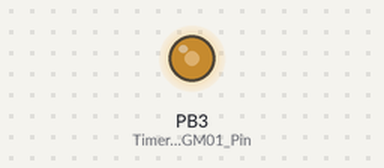
Bench run of a program on a simulated ATmega32, built with avr-gcc and emulated at 16 MHz. Parts: output pins drawn as LEDs (lit = HIGH). Pins used as bus, display or sensor lines are not drawn.

Above: at 0.1 s.
Timing chart, 0 to 1.6 s (numbered marks = the images above):
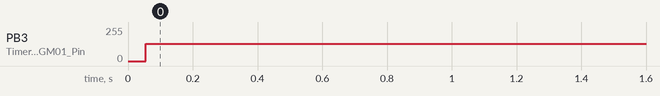

The program:

main.c
```c
#include "PWM_Interface.h"

int main(void)
{
	u8 dutyCycle = 50;
	LCD_Void_Init();
	// Calculate frequency in KHz
	u8 frequency = 16000000 / 64000; // Assuming prescaler = 64 and PWM mode is set
	// Calculate time of a single cycle in microseconds
	u8 timeSingleCycle_us = (1000 / frequency);
	DIO_Void_Set_Pin_Direction(PORTB,PIN3,OUTPUT);
	TIMER0_Init();
	TIMER0_SetCompareMatchValue((dutyCycle*256)/100);
	TIMER0_start();
	LCD_Void_Send_Command(0x01);

    while (1)
    {
		LCD_Void_Send_Command(0x01);
		PWM_Info(dutyCycle,frequency,timeSingleCycle_us);
		displayPWMWaveform(dutyCycle);

		 _delay_ms(100); // Delay to refresh the LCD periodically
	 }


}
```

Bit_Wise.h
```c
/*
 * Bit_Wise.h
 *
 * Created: 1/26/2024 11:46:07 PM
 *  Author: Lenovo
 */


#ifndef BIT_WISE_H_
#define BIT_WISE_H_


#define SET_BIT(REG,BIT)			REG|=(1<<BIT)
#define CLR_BIT(REG,BIT)			REG&=(~(1<<BIT))
#define TOGGLE_BIT(REG,BIT)			REG^=(1<<BIT)
#define READ_BIT(REG,BIT)			((REG>>BIT) & 0x01)


#endif /* BIT_WISE_H_ */
```

PWM_Interface.c
```c
#include "STD_Type.h"
#include "Bit_Wise.h"
#include "DIO_Private.h"
#include "DIO_Config.h"
#include "DIO_Interface.h"

// Custom characters for your PWM waveform and Symbols
const u8 PWM_HIGH_CHAR[7] = { 0x1F,0x00,0x00,0x00,0x00,0x00,0x00};
const u8 PWM_LOW_CHAR[8] = {0x00,0x00,0x00,0x00,0x00,0x00,0x1F};
const u8 PWM_HIGHTOLOW_CHAR[8] = {0x1F,0x01,0x01,0x01,0x01,0x01,0x01};
const u8 PWM_LOWTOHIGH_CHAR[8] = {0x1F,0x10,0x10,0x10,0x10,0x10,0x10};
const u8 MICROSECONDS_SYMBOL[8] = {0x12,0x12,0x12,0x12,0x1E,0x13,0x10};
const u8 SECONDS_SYMBOL[8] = {0x00,0x00,0x1F,0x10,0x1F,0x01,0x1F};
const u8 PERCENTAGE_SYMBOL[8] = {0x00,0x19,0x02,0x04,0x08,0x12,0x00};

void PWM_Info(u8 dutyCycle, u8 frequency, u8 timeSingleCycle_us){

	// Display frequency in KHz on upper left side of LCD
	LCD_Void_GO_TO_X_Y(0, 0); // Go to position (0,0)
	LCD_Void_Send_Number(frequency); // Display frequency
	LCD_Void_GO_TO_X_Y(3, 0); // Go to position (0,0)
	LCD_Void_Send_String("KHz"); // Display frequency

	// Display time of a single cycle in microseconds on lower left side of LCD
	LCD_Void_GO_TO_X_Y(8, 0); // Go to position (1,0)
	LCD_Void_Send_Number(timeSingleCycle_us); // Display time
	LCD_Void_Send_Special_Char(9,0,4,MICROSECONDS_SYMBOL);
	LCD_Void_Send_Special_Char(10,0,5,SECONDS_SYMBOL);

	// Display duty cycle on upper right side of LCD
	LCD_Void_GO_TO_X_Y(13, 0); // Go to position (0,15)
	LCD_Void_Send_Number(dutyCycle); // Display duty cycle
	LCD_Void_Send_Special_Char(15,0,6,PERCENTAGE_SYMBOL);
}

void displayPWMWaveform(u8 dutyCycle) {
	u8 waveform[16]; // 16 characters + null terminator

	// Calculate number of characters for high and low parts of PWM
	u8 highChars = dutyCycle * 8 / 100;
	u8 lowChars = 8 - highChars;
	if(dutyCycle != 100 && dutyCycle!= 0){
		// Fill the waveform array with appropriate characters
		for (u8 i = 0; i < highChars-1; i++) {
			waveform[i] = PWM_HIGH_CHAR;
		}
		for (u8 i = highChars -1; i < highChars; i++) {
			waveform[i] = PWM_HIGHTOLOW_CHAR;
		}
		for (u8 i = highChars; i < 8-1; i++) {
			waveform[i] = PWM_LOW_CHAR;
		}
		for (u8 i = 7; i < 8; i++) {
			waveform[i] = PWM_LOWTOHIGH_CHAR;
		}
		for (u8 i = 8; i < highChars+7; i++) {
			waveform[i] = PWM_HIGH_CHAR;
		}
		for (u8 i = highChars+7; i < highChars+8; i++) {
			waveform[i] = PWM_HIGHTOLOW_CHAR;
		}
		for (u8 i = 8+highChars; i < 15; i++) {
			waveform[i] = PWM_LOW_CHAR;
		}
		for (u8 i = 15; i < 16; i++) {
			waveform[i] = PWM_LOWTOHIGH_CHAR;
		}
		//waveform[16] = '\0'; // Null terminator for string

		// Display the waveform on the LCD
		for (int i = 0; i < 16; i++) {
			if (waveform[i]==PWM_HIGH_CHAR)
			{
				LCD_Void_Send_Special_Char(i, 1, 1, waveform[i]);
			}else if (waveform[i]==PWM_HIGHTOLOW_CHAR)
			{
				LCD_Void_Send_Special_Char(i, 1, 2, waveform[i]);
			}else if (waveform[i]==PWM_LOW_CHAR)
			{
				LCD_Void_Send_Special_Char(i, 1, 0, waveform[i]);
			}else if (waveform[i]==PWM_LOWTOHIGH_CHAR)
			{
				LCD_Void_Send_Special_Char(i, 1, 3, waveform[i]);
			}
		}
	}
	else if (dutyCycle==100)
	{
		for (int i = 0; i <= 16; i++) {
			LCD_Void_Send_Special_Char(i, 1, 1, PWM_HIGH_CHAR);
		}
	}
	else if (dutyCycle==0)
	{
		for (int i = 0; i <= 16; i++) {
			LCD_Void_Send_Special_Char(i, 1, 0, PWM_LOW_CHAR);
		}
	}
}
```

PWM_Interface.h
```c
#ifndef PWM_INTERFACE_H_
#define PWM_INTERFACE_H_

#define F_CPU 16000000UL
#include "util/delay.h"
#include "Bit_Wise.h"
#include "STD_Type.h"
#include "DIO_interface.h"
#include "DIO_private.h"
#include "DIO_Config.h"
#include "LCD_Interface.h"
#include "LCD_Config.h"
#include "Timer_0_Config.h"
#include "Timer_0_Interface.h"

void PWM_Info(u8 dutyCycle,u8 frequency, u8 timeSingleCycle_us);
// Function to display PWM waveform on LCD based on duty cycle
void displayPWMWaveform(u8 dutyCycle);

#endif /* PWM_INTERFACE_H_ */
```

STD_Type.h
```c
/*
 * STD_Type.h
 *
 * Created: 1/26/2024 11:20:50 PM
 *  Author: Lenovo
 */


#ifndef STD_TYPE_H_
#define STD_TYPE_H_

/* only postive data  */

typedef unsigned char             u8  ;
typedef unsigned short int       u16  ;
typedef unsigned  int            u32  ;
typedef unsigned long long int   u64  ;
/* postive data & negative data */

typedef signed char            s8  ;
typedef signed short int       s16  ;
typedef signed  int            s32  ;
typedef signed long long int   s64  ;

/* floating data type  */
typedef  float   f32  ;
typedef  double   f64  ;

/*boolan*/
typedef enum {False, True} BOOL ;
#define NULL     ((void*)0)


#endif /* STD_TYPE_H_ */
```

Timer_0_Interface.c
```c
/*
 * Timer_0_Interface.c
 *
 * Created: 2/1/2024 6:07:51 PM
 *  Author: Lenovo
 */

#include "STD_Type.h"
#include "Bit_Wise.h"
#include "DIO_Private.h"
#include "DIO_Config.h"
#include "DIO_Interface.h"
#include "Timer_0_Private.h"
#include "Timer_0_Config.h"
#include "Timer_0_Interface.h"

volatile static u16 private_ctcCounter;

static void (*private_pCallBackOVF)(void)=NULL;
static void (*private_pCallBackCTC)(void)=NULL;

void TIMER0_Init(void)
{
	#if TIMER0_MODE == TIMER0_NORMAL_MODE
	//Select Mode = Normal Mode
	CLR_BIT(TCCR0_REG, WGM00);
	CLR_BIT(TCCR0_REG, WGM01);

	//Init Timer With Preload Value
	TCNT0_REG = TIMER0_PRELOAD_VALUE;

	//Enable OVF Interrupt
	SET_BIT(TIMSK_REG,TOIE0);

	#elif TIMER0_MODE == TIMER0_CTC_MODE
	//Select Mode = CTC Mode
	CLR_BIT(TCCR0_REG, WGM00);
	SET_BIT(TCCR0_REG, WGM01);

	//Enable OC Interrupt
	SET_BIT(TIMSK_REG,OCIE0);

	#elif TIMER0_MODE == TIMER0_FAST_PWM_MODE
	//Select Mode = FAST PWM Mode
	SET_BIT(TCCR0_REG, WGM00);
	SET_BIT(TCCR0_REG, WGM01);

	//Select Non Inverting PWM
	CLR_BIT(TCCR0_REG,COM00);
	SET_BIT(TCCR0_REG,COM01);

	/*//Select Mode = Non Inverting Mode
	CLR_BIT(TCCR0_REG,COM00);
	SET_BIT(TCCR0_REG,COM01);*/
	#endif

}

void TIMER0_start(void){
	//Select Prescaler Value = 64
	SET_BIT(TCCR0_REG,CS00);
	SET_BIT(TCCR0_REG,CS01);
	CLR_BIT(TCCR0_REG,CS02);
}
void TIMER0_stop(void){
	//Select Prescaler Value = 0
	CLR_BIT(TCCR0_REG,CS00);
	CLR_BIT(TCCR0_REG,CS01);
	CLR_BIT(TCCR0_REG,CS02);
}


void TIMER0_SetCompareMatchValue(u8 copy_u8_compareValue)
{
	OCR0_REG = copy_u8_compareValue;
}

void Timer_0_Void_Start_Timer(void)
{
	#if		Timer_0_Prescaler_Select == No_Clock_Source

	CLR_BIT(TCCR0_REG,Timer_0_CS00_Pin);
	CLR_BIT(TCCR0_REG,Timer_0_CS01_Pin);
	CLR_BIT(TCCR0_REG,Timer_0_CS02_Pin);

	#elif	Timer_0_Prescaler_Select == No_Prescaler

	SET_BIT(TCCR0_REG,Timer_0_CS00_Pin);
	CLR_BIT(TCCR0_REG,Timer_0_CS01_Pin);
	CLR_BIT(TCCR0_REG,Timer_0_CS02_Pin);

	#elif	Timer_0_Prescaler_Select == Prescaler_8

	CLR_BIT(TCCR0_REG,Timer_0_CS00_Pin);
	SET_BIT(TCCR0_REG,Timer_0_CS01_Pin);
	CLR_BIT(TCCR0_REG,Timer_0_CS02_Pin);

	#elif	Timer_0_Prescaler_Select == Prescaler_64

	SET_BIT(TCCR0_REG,Timer_0_CS00_Pin);
	SET_BIT(TCCR0_REG,Timer_0_CS01_Pin);
	CLR_BIT(TCCR0_REG,Timer_0_CS02_Pin);

	#elif	Timer_0_Prescaler_Select == Prescaler_256

	CLR_BIT(TCCR0_REG,Timer_0_CS00_Pin);
	CLR_BIT(TCCR0_REG,Timer_0_CS01_Pin);
	SET_BIT(TCCR0_REG,Timer_0_CS02_Pin);

	#elif	Timer_0_Prescaler_Select == Prescaler_1024

	SET_BIT(TCCR0_REG,Timer_0_CS00_Pin);
	CLR_BIT(TCCR0_REG,Timer_0_CS01_Pin);
	SET_BIT(TCCR0_REG,Timer_0_CS02_Pin);

	#elif	Timer_0_Prescaler_Select == External_Clock_Source_Failing_Edge

	CLR_BIT(TCCR0_REG,Timer_0_CS00_Pin);
	SET_BIT(TCCR0_REG,Timer_0_CS01_Pin);
	SET_BIT(TCCR0_REG,Timer_0_CS02_Pin);

	#elif	Timer_0_Prescaler_Select == External_Clock_Source_Rising_Edge

	SET_BIT(TCCR0_REG,Timer_0_CS00_Pin);
	SET_BIT(TCCR0_REG,Timer_0_CS01_Pin);
	SET_BIT(TCCR0_REG,Timer_0_CS02_Pin);

#endif
}

void Timer_0_Void_Set_Call_Back_Function(void (*copy_pointer_Timer_0) (void))
{
	if (copy_pointer_Timer_0 != NULL)
	{

		#if		Timer_0_Waveform_Generation_Mode == Timer_0_Normal_Mode

		Private_Pointer_Call_Back_Timer_0_Normal_Mode = copy_pointer_Timer_0;

		#elif	Timer_0_Waveform_Generation_Mode == Timer_0_CTC_Mode

		Private_Pointer_Call_Back_Timer_0_CTC_Mode = copy_pointer_Timer_0;

#endif

	}

}

void TIMER0_setDelay_ms_usingCTC(u16 copy_u8_delay_ms)
{
	// under condition tick time 4 MS
	OCR0_REG = 249;
	private_ctcCounter = copy_u8_delay_ms;
}

void TIMER0_Set_Duty_Cycle(u8 copy_u8_duty_cycle)
{
	if(copy_u8_duty_cycle){
	OCR0_REG= ((copy_u8_duty_cycle * 256)/100)-1;
	}
}

void TIMER0_setCallBackCTC(void(*ptrToFun)(void)){
	if (ptrToFun!=NULL)
	{
		private_pCallBackCTC = ptrToFun;
	}
}


void __vector_10(void) __attribute__ ((signal));
void __vector_10(void)
{
	static u16 loc_u16_counter=0;
	loc_u16_counter++;

	if (loc_u16_counter == private_ctcCounter)
	{
		loc_u16_counter=0;
		/* Call action */
		if (private_pCallBackCTC != NULL)
		{
			private_pCallBackCTC();
		}
	}
}

void __vector_11(void) __attribute__ ((signal));
void __vector_11(void)
{
	static u16 loc_u16_counter=0;
	loc_u16_counter++;

	if (loc_u16_counter == Timer_0_Overflow_Counter_Value)
	{
		TCNT0_REG = Timer_0__Overflow_Preload_Value;
		loc_u16_counter=0;
		/* Call action */
		if (private_pCallBackOVF != NULL)
		{
			private_pCallBackOVF();
		}
	}
}
```

Timer_0_Interface.h
```c
/*
 * Timer_0_Interface.h
 *
 * Created: 1/31/2024 2:42:40 PM
 *  Author: Lenovo
 */


#ifndef TIMER_0_INTERFACE_H_
#define TIMER_0_INTERFACE_H_

void TIMER0_Init(void);
void TIMER0_start(void);
void TIMER0_stop(void);


void TIMER0_setDelay_ms_usingCTC(u16 copy_u8_delay_ms);

void TIMER0_setCallBackCTC(void(*ptrToFun)(void));

void Timer_0_Void_Set_Call_Back_Function(void (*copy_pointer_Timer_0) (void));

void TIMER0_Set_Duty_Cycle(u8 copy_u8_duty_cycle);

void TIMER0_SetCompareMatchValue(u8 copy_u8_compareValue);

void Timer_0_Void_Start_Timer(void);


#endif /* TIMER_0_INTERFACE_H_ */
```

Timer_0_program.c
```c
/*
 * Timer_0_program.c
 *
 * Created: 4/29/2024 18:12:14
 *  Author: hp
 */
```

KeyPad_Config.h
```c
/*
 * KeyPad_Config.h
 *
 * Created: 1/29/2024 11:34:50 AM
 *  Author: Lenovo
 */


#ifndef KEYPAD_CONFIG_H_
#define KEYPAD_CONFIG_H_

/*Columns' Ports:
*
* Keypad_Column_0_Port
* Keypad_Column_1_Port
* Keypad_Column_2_Port
* Keypad_Column_3_Port
*
*/

#define Keypad_Column_0_Port				PORTB
#define Keypad_Column_1_Port				PORTB
#define Keypad_Column_2_Port				PORTB
#define Keypad_Column_3_Port				PORTB

/*Columns' Pins:
*
* Keypad_Column_0_Pin
* Keypad_Column_1_Pin
* Keypad_Column_2_Pin
* Keypad_Column_3_Pin
*
*/

#define Keypad_Column_0_Pin				PIN4
#define Keypad_Column_1_Pin				PIN5
#define Keypad_Column_2_Pin				PIN6
#define Keypad_Column_3_Pin				PIN7

/*Rows' Ports:
*
* Keypad_Row_0_Port
* Keypad_Row_1_Port
* Keypad_Row_2_Port
* Keypad_Row_3_Port
*
*/

#define Keypad_Row_0_Port				PORTC
#define Keypad_Row_1_Port				PORTC
#define Keypad_Row_2_Port				PORTC
#define Keypad_Row_3_Port				PORTC

/*Rows' Pins:
*
* Keypad_Row_0_Pin
* Keypad_Row_1_Pin
* Keypad_Row_2_Pin
* Keypad_Row_3_Pin
*
*/

#define Keypad_Row_0_Pin				PIN3
#define Keypad_Row_1_Pin				PIN4
#define Keypad_Row_2_Pin				PIN5
#define Keypad_Row_3_Pin				PIN6

/*Keypad Rows:
*
* Keypad_Row_0
* Keypad_Row_1
* Keypad_Row_2
* Keypad_Row_3
*
*/

#define Keypad_Row_0					0
#define Keypad_Row_1					1
#define Keypad_Row_2					2
#define Keypad_Row_3					3

#define Keypad_Key_Value				{{'1','2','3','A'},{'4','5','6','B'},{'7','8','9','C'},{'*','0','#','D'}}

#define Keypad_Not_Pressed				255


#endif /* KEYPAD_CONFIG_H_ */
```

LCD_Config.h
```c
/*
 * LCD_Config.h
 *
 * Created: 1/28/2024 8:19:57 AM
 *  Author: Lenovo
 */


#ifndef LCD_CONFIG_H_
#define LCD_CONFIG_H_


/* LCD Control Ports:
*
* LCD_RS_Port
* LCD_RW_Port
* LCD_Enable_Port
*
*/

#define LCD_Control_Ports		    PORTA

/* LCD Control Pins:
*
* LCD_RS_Pin
* LCD_RW_Pin
* LCD_Enable_Pin
*
*/

#define LCD_RS_Pin					PIN0
#define LCD_RW_Pin					PIN1
#define LCD_Enable_Pin				PIN2


/* Which half port select in function
*
* First_half
* Second_half
*
*/


/*  CGRAM Pins
*
* CGRAM_PIN6
* CGRAM_PIN7
*
*/

#define CGRAM_PIN6					PIN6
#define CGRAM_PIN7					PIN7

/* LCD Modes:
*
* Mode_4_Bit
* Mode_8_Bit
*
*/


#define LCD_Mode					Mode_4_Bit

/* LCD Data Port Select:
*
* PortA
* PortB
* PortC
* PortD
*
*/

#define LCD_Data_Ports				PORTA

/*LCD Select Pins for 4 Bit Mode:
*
* LCD_D0_Pin
* LCD_D1_Pin
* LCD_D2_Pin
* LCD_D3_Pin
* LCD_D4_Pin
* LCD_D5_Pin
* LCD_D6_Pin
* LCD_D7_Pin
*
*/
#define LCD_D0_Pin					PIN0
#define LCD_D1_Pin					PIN1
#define LCD_D2_Pin					PIN2
#define LCD_D3_Pin					PIN3
#define LCD_D4_Pin					PIN4
#define LCD_D5_Pin					PIN5
#define LCD_D6_Pin					PIN6
#define LCD_D7_Pin					PIN7

/*LCD ROWS:
*
* ROW1
* ROW2
* ROW3
* ROW4
* ROW5
* ROW6
* ROW7
* ROW8
* ROW9
* ROW10
* ROW11
* ROW12
* ROW13
* ROW14
* ROW15
* ROW16
*
*/

/*Columns:
*
* COL1
* COL2
*
*/


#endif /* LCD_CONFIG_H_ */
```

Timer_0_Config.h
```c
#ifndef TIMER_0_CONFIG_H_
#define TIMER_0_CONFIG_H_


/* Timer/Counter Control Register Pins:
*
* Timer_0_CS00_Pin
* Timer_0_CS01_Pin
* Timer_0_CS02_Pin
* Timer_0_WGM01_Pin
* Timer_0_COM00_Pin
* Timer_0_COM01_Pin
* Timer_0_WGM00_Pin
* Timer_0_FOC0_Pin
*
*/

#define Timer_0_CS00_Pin															PIN0
#define Timer_0_CS01_Pin															PIN1
#define Timer_0_CS02_Pin															PIN2
#define Timer_0_WGM01_Pin															PIN3
#define Timer_0_COM00_Pin															PIN4
#define Timer_0_COM01_Pin															PIN5
#define Timer_0_WGM00_Pin															PIN6
#define Timer_0_FOC0_Pin															PIN7


/*  Waveform Generation Mode:
*
* Timer_0_Normal_Mode
* Timer_0_CTC_Mode
* Timer_0_Fast_PWM
*
*/

#define TIMER0_MODE                   TIMER0_FAST_PWM_MODE

#define TIMER0_PRELOAD_VALUE          113
#define TIMER0__OVERFLOW_COUNTER      977
#define TIMER0__CTC_COUNTER           4000

#define Timer_0_Normal_Mode															0
#define	Timer_0_CTC_Mode															2
#define	Timer_0_Fast_PWM_Mode														3

#define Timer_0_Waveform_Generation_Mode											Timer_0_Fast_PWM_Mode

/* Timer 0 Compare Output Mode, Non PWM :
*
* Normal_Port_Operation_OC0_Disconected
* Toggle_OC0_On_Compare_Match
* Clear_OC0_On_Compare_Match
* Set_OC0_On_Compare_Match
*
*/

#define	Normal_Port_Operation_OC0_Disconected										0
#define	Toggle_OC0_On_Compare_Match													1
#define	Clear_OC0_On_Compare_Match													2
#define	Set_OC0_On_Compare_Match													3

#define Timer_0_Compare_Output_Mode_Non_PWM_Mode									Normal_Port_Operation_OC0_Disconected

/*Timer 0 Compare Output Mode, Fast PWM Mode :
*
* Normal_Port_Operation_OC0_Disconected
* Reserved
* Clear_OC0_On_Compare_Match_Set_OC0_At_BOTTOM_Non_Inverting_Mode
* Set_OC0_On_Compare_Match_Clear_OC0_At_BOTTOM_Inverting_Mode
*
*/

#define	Normal_Port_Operation_OC0_Disconected										0
#define	Reserved																	1
#define	Clear_OC0_On_Compare_Match_Set_OC0_At_BOTTOM_Non_Inverting_Mode				2
#define	Set_OC0_On_Compare_Match_Clear_OC0_At_BOTTOM_Inverting_Mode					3

#define Timer_0_Compare_Output_Mode_Fast_PWM_Mode									Clear_OC0_On_Compare_Match_Set_OC0_At_BOTTOM_Non_Inverting_Mode

/* Timer 0 Clock select:
*
* No_Clock_Source
* No_Prescaler
* Prescaler_8
* Prescaler_64
* Prescaler_256
* Prescaler_1024
* External_Clock_Source_Failing_Edge
* External_Clock_Source_Rising_Edge
*
*/

#define No_Clock_Source																0
#define No_Prescaler																1
#define Prescaler_8																	2
#define Prescaler_64																3
#define Prescaler_256																4
#define Prescaler_1024																5
#define External_Clock_Source_Failing_Edge											6
#define External_Clock_Source_Rising_Edge											7

#define Timer_0_Prescaler_Select													Prescaler_64

/* Timer/Counter Interrupt Mask Register Pins:
*
* Timer_0_TOIE0_Pin
* Timer_0_OCIE0_Pin
*
*/

#define Timer_0_TOIE0_Pin															PIN0
#define Timer_0_OCIE0_Pin															PIN1

/* Timer/Counter Interrupt Flag Register Pins:
*
* Timer_0_TOV0_Pin
* Timer_0_OCF0_Pin
*
*/

#define Timer_0_TOV0_Pin															PIN0
#define Timer_0_OCF0_Pin															PIN1


/* Timer 0 Preload Value */

#define Timer_0__Overflow_Preload_Value												112

/*Timer 0 OCR0 value */

#define Timer_0_OCR0_value															249

/* Timer 0 OC0 Port And Pin*/

#define Timer_0_OC0_Port															PORTB
#define Timer_0_OC0_Pin																PIN3

/* Timer 0 Counter value */

#define Timer_0_Overflow_Counter_Value												977
#define Timer_0_CTC_Counter_Value													2000

#endif /* TIMER_0_CONFIG_H_ */
```

KeyPad_Interface.h
```c
/*
 * KeyPad_Interface.h
 *
 * Created: 1/29/2024 11:35:29 AM
 *  Author: Lenovo
 */


#ifndef KEYPAD_INTERFACE_H_
#define KEYPAD_INTERFACE_H_

void KeyPad_Void_Init(void);

void KeyPad_Void_Get_Key(u8* copy_u8_get_value);

static void chooseRow(char x);

char GET_KEY();
//void KeyPad_Void_Get_Key_Value(u8* get_u8_key_value);


#endif /* KEYPAD_INTERFACE_H_ */
```

LCD_Interface.h
```c
/*
 * LCD_Interface.h
 *
 * Created: 1/28/2024 8:20:34 AM
 *  Author: Lenovo
 */


#ifndef LCD_INTERFACE_H_
#define LCD_INTERFACE_H_

void LCD_Void_Init(void);

void LCD_Void_Send_Command(u8 copy_u8_command);

void LCD_Void_Send_Char(u8 copy_u8_char);

void LCD_Void_Send_String(s8* copy_u8_string);

void LCD_Void_Send_Number(s32 copy_s32_number);

void LCD_Void_GO_TO_X_Y(u8 copy_u8_x,u8 copy_u8_y);

void LCD_Void_Send_Special_Char(u8 copy_u8_x  ,u8 copy_u8_y , u8 copy_u8_pattern , u8 copy_u8_data[8]);

u16 LCD_store_display_data() ;

u8 LCD_store_display_data_one_number();
#endif /* LCD_INTERFACE_H_ */
```

Source omitted: KeyPad_Interface.c (5521 bytes), LCD_Interface.c (12334 bytes), DIO_Config.h (757 bytes), DIO_Interface.c (3313 bytes), DIO_Interface.h (718 bytes), DIO_Private.h (737 bytes), LCD_Private.h (715 bytes), Timer_0_Private.h (1328 bytes)

Measured:
- by itself, PB3 (Timer_0_WGM01_Pin): 0/255 → 128/255 at 0.05 s
